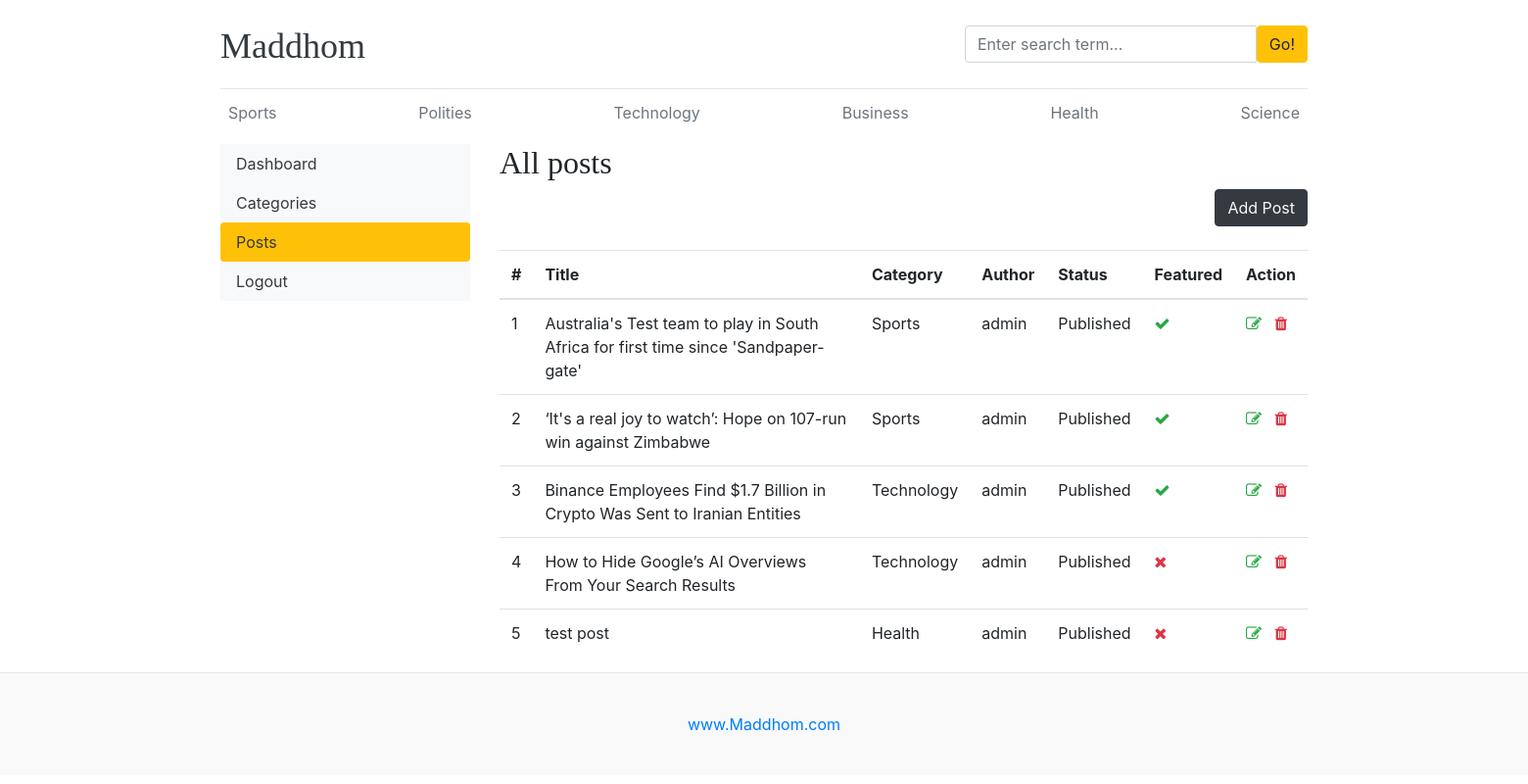
The app's page /dashboard/posts/ with its own data.
### blogs/models.py (models this page shows, shortened)
class Category(models.Model):
    category_name = models.CharField(max_length=50, unique=True)
    created_at = models.DateTimeField(auto_now_add=True)
    updated_at = models.DateTimeField(auto_now=True)
    class Meta:
        verbose_name_plural = 'categories'
    def __str__(self) -> str:
        return self.category_name

class Blog(models.Model):
    title = models.CharField(max_length=100)
    slug = models.SlugField(max_length=150, unique=True, blank=True)
    category = models.ForeignKey(Category, on_delete=models.CASCADE)
    author = models.ForeignKey(User, on_delete=models.CASCADE)
    featured_image = models.ImageField(upload_to='uploads/%Y/%m/%d')
    short_description = models.CharField(max_length=500)
    blog_body = models.TextField(max_length=2000)
    status = models.CharField(max_length=20,choices=STATUS_CHOICES, default='Draft')
    is_featured = models.BooleanField(default=False)
    created_at = models.DateTimeField(auto_now_add=True)
    updated_at = models.DateTimeField(auto_now=True)

### dashboards/views.py (the view)
# urls.py: path('posts/', views.posts, name='posts'),
def posts(request):
    posts = Blog.objects.all()
    context = {
        'posts': posts,
    }
    return render(request, 'dashboard/posts.html', context)

### blogs/context_processors.py (called while the page is built)
def get_categories(request):
    categories = Category.objects.all()
    return dict(categories=categories)

def get_social_links(request):
    social_links = SocialLink.objects.all()
    return dict(social_links=social_links)

### templates/dashboard/posts.html (shortened to what this page needs)
{% extends 'base.html' %}
{% block content %}
<div class="row">
    {% include 'dashboard/sidebar.html' %}
    <div class="col-md-9">
        <h2>All posts</h2>
        <a href="{% url 'add_post' %}" class="btn btn-dark text-light float-right mb-4">Add Post</a>
        <table class="table table-hover">
            <thead>
                <tr>
                    <th scope="col">#</th>
                    <th scope="col">Title</th>
                    <th scope="col">Category</th>
                    <th scope="col">Author</th>
                    <th scope="col">Status</th>
                    <th scope="col">Featured</th>
                    <th scope="col">Action</th>
                </tr>
            </thead>
            <tbody>
                {% for post in posts %}
                <tr>
                    <td>{{ forloop.counter }}</td>
                    <td>{{ post.title }}</td>
                    <td>{{ post.category }}</td>
                    <td>{{ post.author }}</td>
                    <td>{{ post.status }}</td>
                    <td>{% if post.is_featured %} <i class="fa fa-check text-success"></i> {% else %} <i class="fa fa-times text-danger"></i> {% endif %}</td>
                    <td>
                        <a href="{% url 'edit_post' post.id %}"><i class="fa fa-edit text-success"></i></a>
                        <a href="{% url 'delete_post' post.id %}"><i class="fa fa-trash  text-danger"></i></a>
                    </td>
                </tr>
                {% endfor %}
            </tbody>
        </table>
    </div>
</div>
{% endblock %}

### templates/base.html (shortened to what this page needs)
{% load static %}
<!DOCTYPE html>
<html lang="en">
<head>
    <link href="https://getbootstrap.com/docs/4.0/dist/css/bootstrap.min.css" rel="stylesheet">
    <link rel="stylesheet" href="https://cdnjs.cloudflare.com/ajax/libs/font-awesome/4.7.0/css/font-awesome.min.css">
    <link href="{% static 'css/blog.css' %}" rel="stylesheet">
</head>
<body>
    <div class="container">
        <header class="blog-header py-3">
            <div class="row flex-nowrap justify-content-between align-items-center">
                <div class="col-8 pt-1">
                    <a class="blog-header-logo text-dark" href="/">Maddhom</a>
                </div>
                <div class="col-4">
                    <form action="{% url 'search' %}" method="GET">
                        <div class="input-group">
                            <input class="form-control" name="keyword" value="{{keyword}}" type="text"
                                placeholder="Enter search term..." aria-label="Enter search term..."
                                aria-describedby="button-search" />
                            <button class="btn btn-warning" type="submit" id="button-search" type="button">Go!</button>
                        </div>
                    </form>
                </div>
                <div class="col-4 d-flex justify-content-end align-items-center">
                </div>
            </div>
        </header>
        <div class="nav-scroller py-1 mb-2">
            <nav class="nav d-flex justify-content-between">
                {% for cat in categories %}
                <a class="p-2 text-muted" href="{% url 'posts_by_category' cat.id %}">{{ cat.category_name }}</a>
                {% endfor %}
            </nav>
        </div>
        {% block content %}
        {% endblock %}
    </div>
    <footer class="blog-footer">
        <p><a href="#">www.Maddhom.com</a></p>
    </footer>
</body>
</html>

### static/css/blog.css (style rules this page uses)
.blog-header { border-bottom: 1px solid #e5e5e5; }
.blog-header-logo { font-family: "Playfair Display", Georgia, "Times New Roman", serif; font-size: 2.25rem; }
h1, h2, h3, h4, h5, h6 { font-family: "Playfair Display", Georgia, "Times New Roman", serif; }
.blog-footer { padding: 2.5rem 0; color: #727272; text-align: center; background-color: #f9f9f9; border-top: .05rem solid #e5e5e5; }
.blog-footer p:last-child { margin-bottom: 0; }

### records on screen
Category: category_name "Sports"
Category: category_name "Polities"
Category: category_name "Technology"
Category: category_name "Business"
Category: category_name "Health"
Category: category_name "Science"
Blog: title "Australia's Test team to play in South Africa for first time since 'Sandpaper-gate'", category "Sports", author "admin", status "Published", is_featured True (drawn)
Blog: title "‘It's a real joy to watch’: Hope on 107-run win against Zimbabwe", category "Sports", author "admin", status "Published", is_featured True (drawn)
Blog: title "Binance Employees Find $1.7 Billion in Crypto Was Sent to Iranian Entities", category "Technology", author "admin", status "Published", is_featured True (drawn)
Blog: title "How to Hide Google’s AI Overviews From Your Search Results", category "Technology", author "admin", status "Published", is_featured False (drawn)
Blog: title "test post", category "Health", author "admin", status "Published", is_featured False (drawn)
